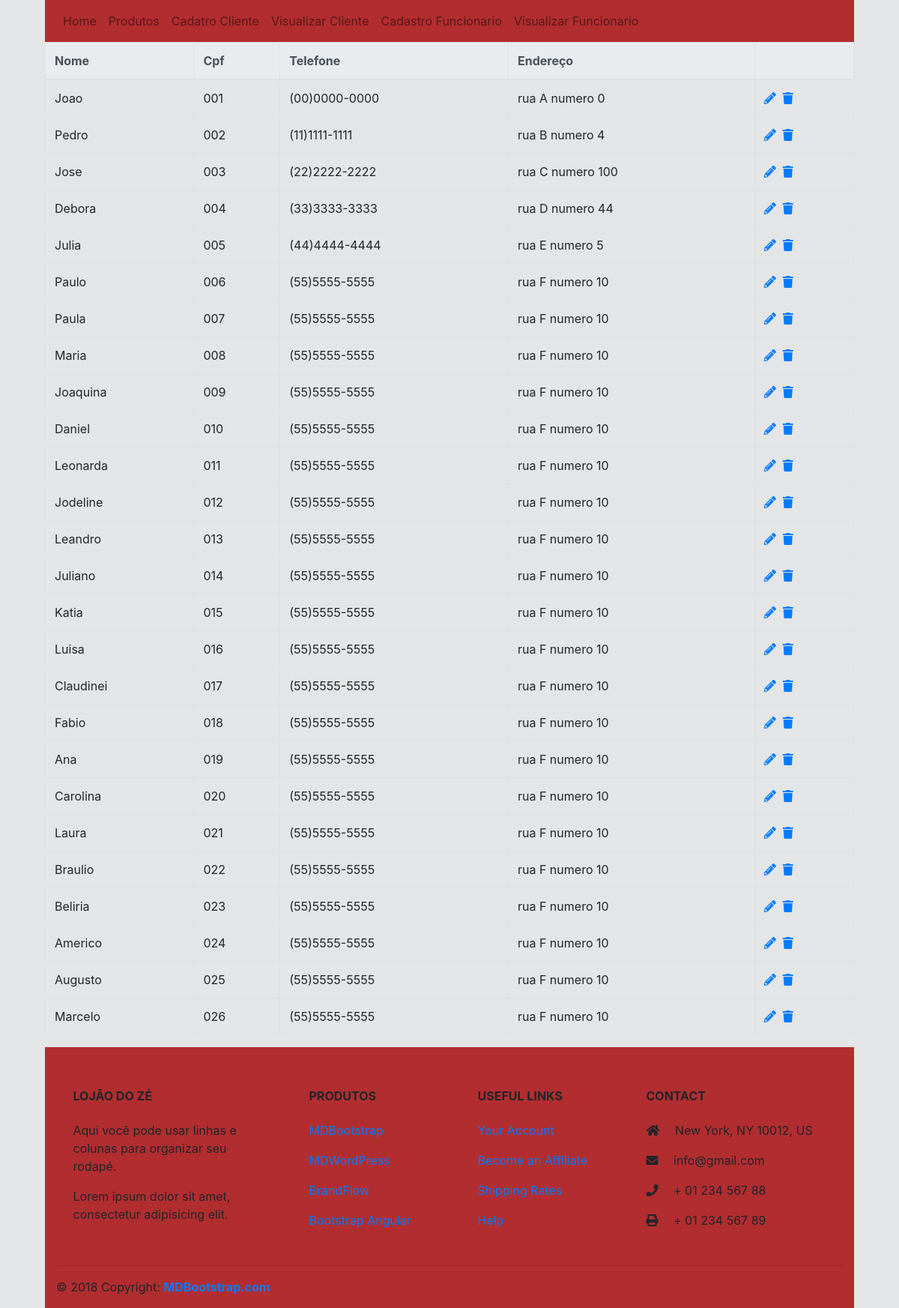
Page /visualizarCliente.php on the committed database.
### tables this page shows
CREATE TABLE `cliente` (
  `nome` varchar(100) NOT NULL,
  `cpf` varchar(14) NOT NULL,
  `telefone` varchar(20) NOT NULL,
  `endereco` varchar(50) NOT NULL
);

### visualizarCliente.php (the view, shortened to what this page needs)
<!DOCTYPE html>
<html>
<head>
    <link rel="stylesheet" href="publico/css/bootstrap.min.css">
    <link rel="stylesheet" href="publico/css/estilo.css">
    <link rel="stylesheet" href="https://use.fontawesome.com/releases/v5.8.1/css/all.css">
</head>
<?php
include "header.php";
?>
<body>
    <div class="table-responsive">
        <table class="table table-bordered">
            <thead class="thead-light">
                <th>Nome</th>
                <th>Cpf</th>
                <th>Telefone</th>
                <th>Endereço</th>
                <th></th>
            </thead>
            <tbody>
                <?php
                $sql = "SELECT * FROM cliente";
                $resultado = mysqli_query($conexao, $sql);
                if (mysqli_num_rows($resultado) > 0) {
                    while ($linha = mysqli_fetch_assoc($resultado)) {
                        echo "<tr><td>" . $linha["nome"] .
                            "</td><td>" . $linha["cpf"] .
                            "</td><td>" . $linha["telefone"] .
                            "</td><td>" . $linha["endereco"] .
                            "</td><td>" .
                           "<a href=\"./editarCliente.php?cpf=$linha[cpf]\"><i class=\"fas fa-pencil-alt\"></i></a> &nbsp" .
                            "<a href=\"javascript:deletar('$linha[cpf]')\"><i class=\"fas fa-trash\"></i></a>" .
                            "</td></tr>";
                    }
                }
                ?>
            </tbody>
        </table>
    </div>
</body>
<?php
include "footer.php";
?>
</html>

### header.php (shortened to what this page needs)
<nav class="navbar navbar-expand-lg navbar-light bg-light">
  <div class="collapse navbar-collapse" id="navbarNav">
    <ul class="navbar-nav">
      <li class="nav-item">
        <a class="nav-link" href="index.php">Home <span class="sr-only">(current)</span></a>
      </li>
      <li class="nav-item">
        <a class="nav-link" href="produto.php">Produtos</a>
      </li>
      <li class="nav-item">
        <a class="nav-link" href="cadastroCliente.php">Cadatro Cliente</a>
      </li>
      <li class="nav-item">
        <a class="nav-link" href="visualizarCliente.php">Visualizar Cliente</a>
      </li>
      <li class="nav-item">
        <a class="nav-link" href="cadastroFuncionario.php">Cadastro Funcionario</a>
      </li>
      <li class="nav-item">
        <a class="nav-link" href="visualizarFuncionario.php">Visualizar Funcionario</a>
      </li>
    </ul>
  </div>
</nav>

### footer.php (shortened to what this page needs)
<footer class="page-footer font-small mdb-color pt-4">
    <div class="container text-center text-md-left">
      <div class="row text-center text-md-left mt-3 pb-3">
        <div class="col-md-3 col-lg-3 col-xl-3 mx-auto mt-3">
          <h6 class="text-uppercase mb-4 font-weight-bold">Lojão do Zé</h6>
          <p>Aqui você pode usar linhas e colunas para organizar seu rodapé.</p>
          <p>Lorem ipsum dolor sit amet, consectetur adipisicing elit.</p>
        </div>
        <div class="col-md-2 col-lg-2 col-xl-2 mx-auto mt-3">
          <h6 class="text-uppercase mb-4 font-weight-bold">Produtos</h6>
          <p>
            <a href="#!">MDBootstrap</a>
          </p>
          <p>
            <a href="#!">MDWordPress</a>
          </p>
          <p>
            <a href="#!">BrandFlow</a>
          </p>
          <p>
            <a href="#!">Bootstrap Angular</a>
          </p>
        </div>
        <div class="col-md-3 col-lg-2 col-xl-2 mx-auto mt-3">
          <h6 class="text-uppercase mb-4 font-weight-bold">Useful links</h6>
          <p>
            <a href="#!">Your Account</a>
          </p>
          <p>
            <a href="#!">Become an Affiliate</a>
          </p>
          <p>
            <a href="#!">Shipping Rates</a>
          </p>
          <p>
            <a href="#!">Help</a>
          </p>
        </div>
        <div class="col-md-4 col-lg-3 col-xl-3 mx-auto mt-3">
          <h6 class="text-uppercase mb-4 font-weight-bold">Contact</h6>
          <p>
            <i class="fas fa-home mr-3"></i> New York, NY 10012, US</p>
          <p>
            <i class="fas fa-envelope mr-3"></i> info@gmail.com</p>
          <p>
            <i class="fas fa-phone mr-3"></i> + 01 234 567 88</p>
          <p>
            <i class="fas fa-print mr-3"></i> + 01 234 567 89</p>
        </div>
      </div>
      <hr>
      <div class="row d-flex align-items-center">
        <div class="col-md-7 col-lg-8">
          <p class="text-center text-md-left">© 2018 Copyright:
            <a href="https://mdbootstrap.com/education/bootstrap/">
              <strong> MDBootstrap.com</strong>
            </a>
          </p>
        </div>
      </div>
    </div>
  </footer>

### publico/css/estilo.css (style rules this page uses)
.bg-light { background-color: #B22D30 !important; display: block; }
footer { background-color: #B22D30; }
body { margin-left: 5%; margin-right: 5%; font-family: -apple-system, BlinkMacSystemFont, "Segoe UI", Roboto, "Helvetica Neue", Arial, sans-serif, "Apple Color Emoji", "Segoe UI Emoji", "Segoe UI Symbol"; font-size: 1rem; font-weight: 400; line-height: 1.5; color: #212529; text-align: justify; background-color: rgb(227, 229, 231); }

### rows in the picture
cliente: nome "Joao", cpf "001", telefone "(00)0000-0000", endereco "rua A numero 0"
cliente: nome "Pedro", cpf "002", telefone "(11)1111-1111", endereco "rua B numero 4"
cliente: nome "Jose", cpf "003", telefone "(22)2222-2222", endereco "rua C numero 100"
cliente: nome "Debora", cpf "004", telefone "(33)3333-3333", endereco "rua D numero 44"
cliente: nome "Julia", cpf "005", telefone "(44)4444-4444", endereco "rua E numero 5"
cliente: nome "Paulo", cpf "006", telefone "(55)5555-5555", endereco "rua F numero 10"
cliente: nome "Paula", cpf "007", telefone "(55)5555-5555", endereco "rua F numero 10"
cliente: nome "Maria", cpf "008", telefone "(55)5555-5555", endereco "rua F numero 10"
cliente: nome "Joaquina", cpf "009", telefone "(55)5555-5555", endereco "rua F numero 10"
cliente: nome "Daniel", cpf "010", telefone "(55)5555-5555", endereco "rua F numero 10"
cliente: nome "Leonarda", cpf "011", telefone "(55)5555-5555", endereco "rua F numero 10"
cliente: nome "Jodeline", cpf "012", telefone "(55)5555-5555", endereco "rua F numero 10"
cliente: nome "Leandro", cpf "013", telefone "(55)5555-5555", endereco "rua F numero 10"
cliente: nome "Juliano", cpf "014", telefone "(55)5555-5555", endereco "rua F numero 10"
cliente: nome "Katia", cpf "015", telefone "(55)5555-5555", endereco "rua F numero 10"
cliente: nome "Luisa", cpf "016", telefone "(55)5555-5555", endereco "rua F numero 10"
cliente: nome "Claudinei", cpf "017", telefone "(55)5555-5555", endereco "rua F numero 10"
cliente: nome "Fabio", cpf "018", telefone "(55)5555-5555", endereco "rua F numero 10"
cliente: nome "Ana", cpf "019", telefone "(55)5555-5555", endereco "rua F numero 10"
cliente: nome "Carolina", cpf "020", telefone "(55)5555-5555", endereco "rua F numero 10"
cliente: nome "Laura", cpf "021", telefone "(55)5555-5555", endereco "rua F numero 10"
cliente: nome "Braulio", cpf "022", telefone "(55)5555-5555", endereco "rua F numero 10"
cliente: nome "Beliria", cpf "023", telefone "(55)5555-5555", endereco "rua F numero 10"
cliente: nome "Americo", cpf "024", telefone "(55)5555-5555", endereco "rua F numero 10"
cliente: nome "Augusto", cpf "025", telefone "(55)5555-5555", endereco "rua F numero 10"
cliente: nome "Marcelo", cpf "026", telefone "(55)5555-5555", endereco "rua F numero 10"
